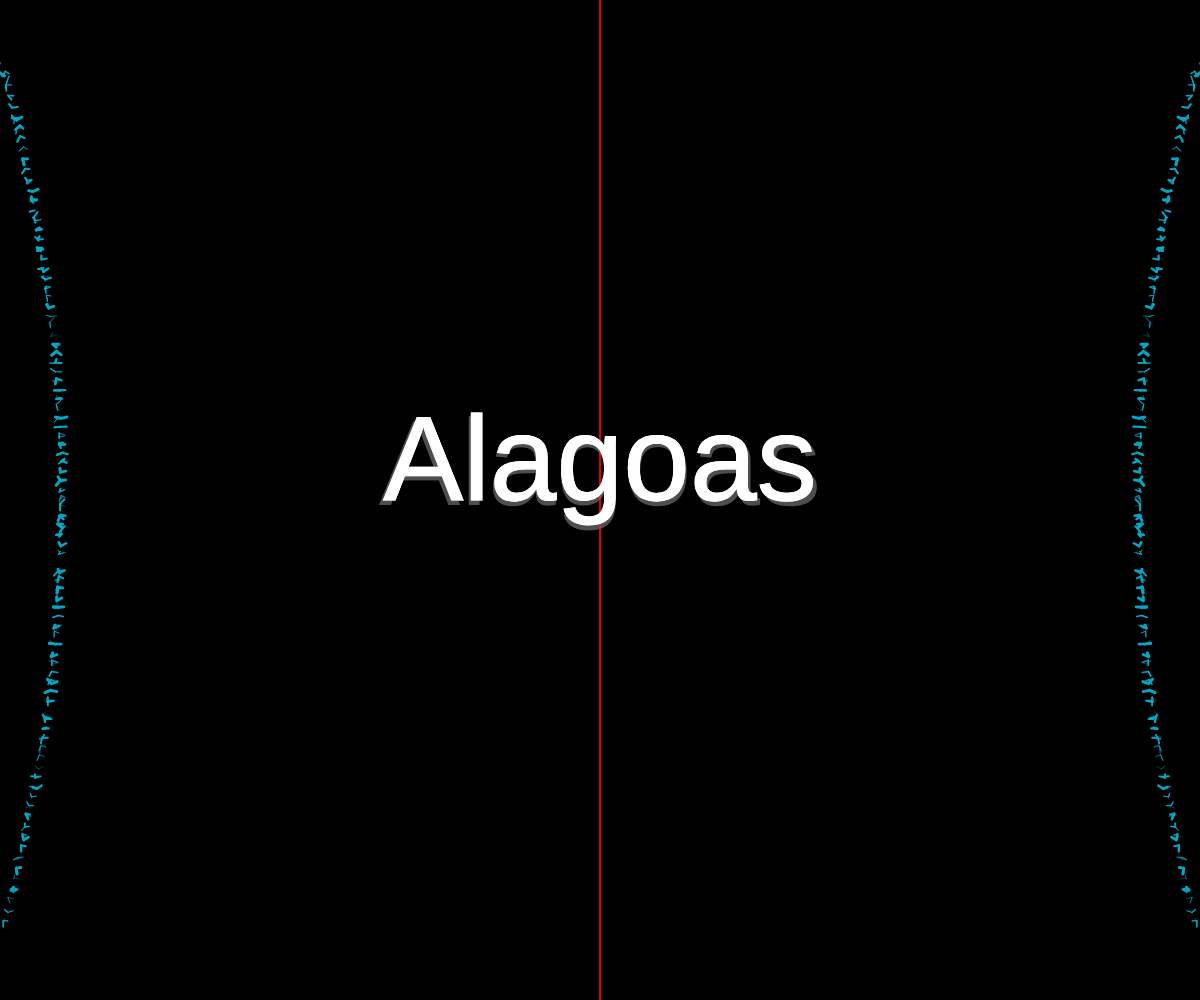
Frame 1 (no input)
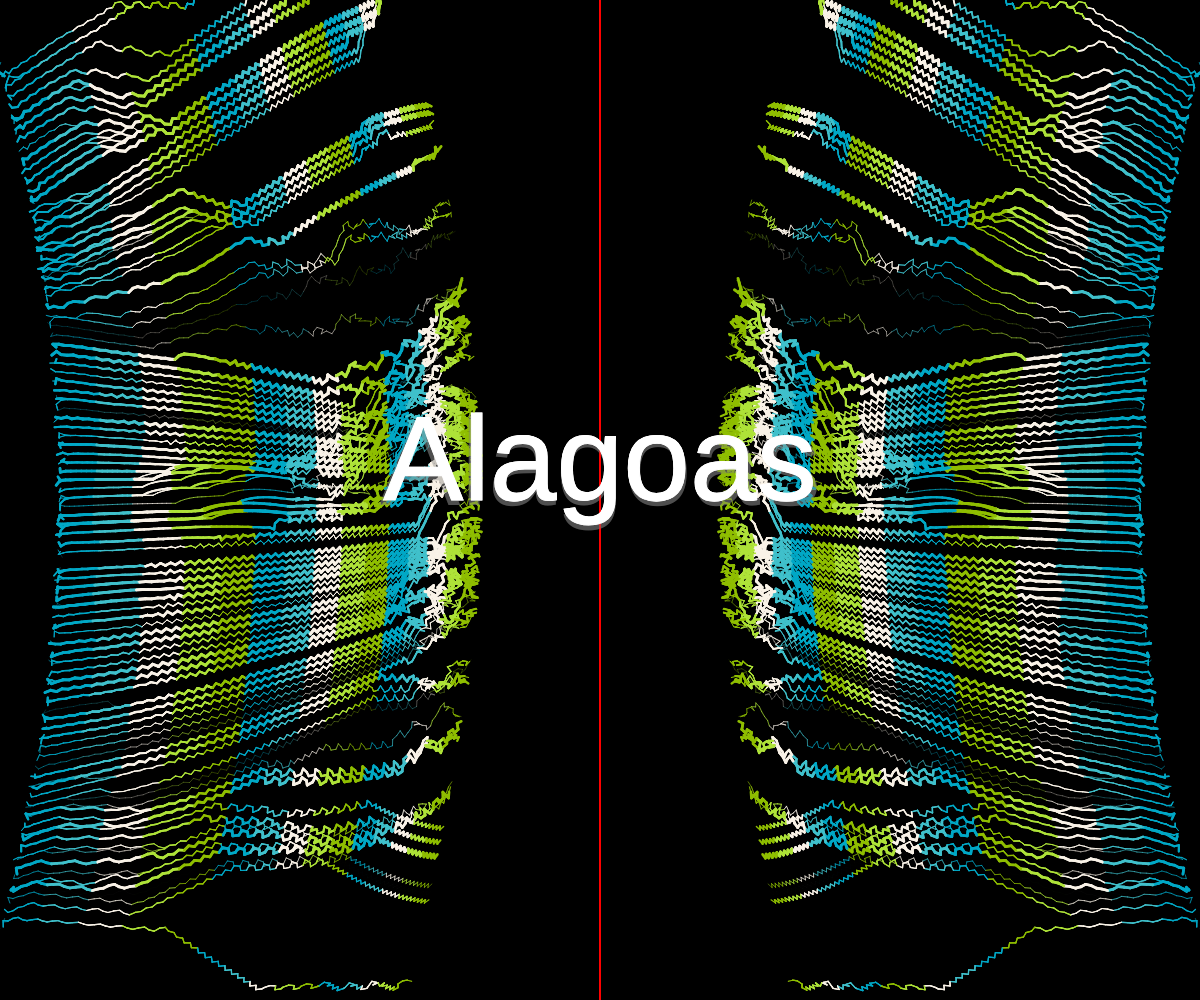
Frame 60 (no input)
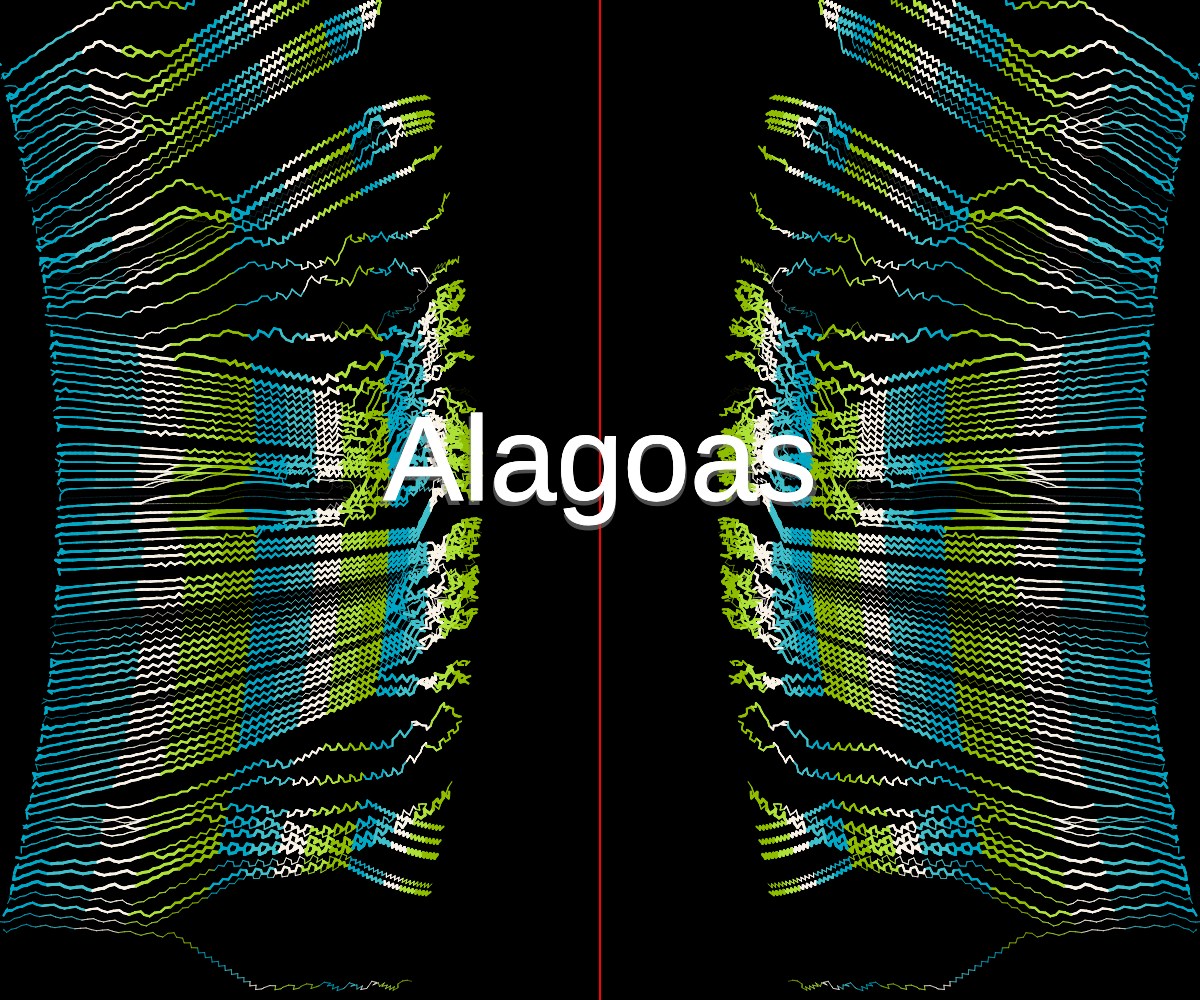
Frame 120 (the mouse pressed at the canvas centre since frame 60)

The p5.js sketch that drew these frames (run headless with seeded random() and noise() and a simulated clock; from frame 60 on, the mouse is pressed at the canvas centre):

// p5.js sketch
// ── sketch.js
var p = [];
var s = [];
var data = [];
var hyp;
var itr = 2, mfc;
var o1, o2, o3;
var fsz = 0;
var hg = [];
var distCenter = 10000;
var prefx = 0;



function setup() {
  if(windowWidth <= windowHeight) {
    createCanvas(windowHeight, windowWidth);
  }
  else {
    createCanvas(windowWidth, windowHeight);
  }

  noiseSeed(09092022);

  frameRate(30);
  background(0);

  o1 = []; o2 = []; o3 = [];
  o1 = createGraphics(width, height);
  o2 = createGraphics(width, height);
  o3 = createGraphics(width, height);
  p = []; s = []; data = []; hyp = []; data = []; hg = []; 
  mfc = 0; distCenter = 10000; prefx = 0; mfc = 0; fsz = 0;

  data = new Data(int(random(dados.length)));
  data.a = 0.45*width; 
  data.b = 0.9*height;
  data.den = 1;

  let minDim;
  minDim = height;
  if(windowWidth <= windowHeight) {
    minDim = width;
    fsz = 0.12*minDim;
  }
  else {
    fsz = max(80, 0.12*minDim);
  }
  
  let dta = 0.45*width; 
  let dtb = 0.9*height;
  let dtd = 500;
  let ddd = map(width, 640, 1920, 0.01, 0.0005);
  hyp = new DHyperbola(dta,dtb, ddd, width, height, width/dtd, height/dtd, "halfLeft", "distance");
  var pts = hyp.returnPoints();

  for(let i = 0; i < pts.length; i++) {
    p.push(new Particle(pts[i].x, pts[i].y));
    p[i].init(data);
  }


}





function draw() {

  background(0);

  for(let k = 0; k < itr; k++) {

    var mx = map(mouseX, 0, width, 0, width);
    var my = map(mouseY, 0, height, 0, height);
    var fs = 0.005;     
    var fd = 0.5*width; 
    var fe = 1.1;         
    if(fd - prefx > fs*width) {
      data.b = 0.9*height - height*sin(mfc/data.bFreq);
      hyp = new DHyperbola(data.a, data.b, 0.01, width, height, width/data.den, height/data.den, "halfLeft", "if-compare");
      hg = hyp.returnPoints();
      prefx = hg[int((hg.length - 1)/2)].x;
      distCenter = fe*fd - prefx;
      data.a -= 0.01*distCenter;
        
    }
    else {
      var hg = [];
    }


    for (let i = p.length - 1; i >= 0; i--) {
      var d = -1;
      var idx = 0;
      for(let j = 0; j < hg.length; j++) {
        var vd = dist(p[i].pos.x, p[i].pos.y, hg[j].x, hg[j].y);
        if(vd < d || d == -1) {
          d = vd;
          idx = j;
        }
        else {
          p[i].interact(hg[idx].x, hg[idx].y);
          break;
        }
      }
      o1.stroke(255);
      o1.strokeWeight(2);
      p[i].distort();
      p[i].updateVel();
      p[i].displayColorLine();
      p[i].displayColorLineMirror();
      if(p[i].outBound()) {
        p.splice(i,1);
      } 

    }
    o1.strokeWeight(1);
    o1.stroke(255,0,0);
    o1.line(width/2, 0, width/2, height);
    image(o1, 0, 0);
    o2 = createGraphics(width, height);
    o2.textAlign(CENTER);
    let frase = data.estado;
    o2.fill(125,100);
    o2.noStroke();
    textSize(1.02*fsz);
    o2.textSize(1.02*fsz);
    o2.text(frase, width/2 - 0.0*textWidth(frase.split("\n")[0]), height/2 + 5);
    textSize(fsz);
    o2.textSize(fsz);
    o2.fill(255);
    o2.stroke(255);
    o2.text(frase, width/2 - 0.0*textWidth(frase.split("\n")[0]), height/2);
    image(o2,0,0);
  } // End of Iterations.

  mfc++;

}


function windowResized() {
  setup();
  // noLoop();
}

function mousePressed() {
  setup();
  // noLoop();
}

// ── Hyperbola.js
class DHyperbola {
    
    constructor(a, b, d, w, h, dw, dh, type, dtype) {
        this.a = a;
        this.b = b;
        this.d = d;
        this.w = w;
        this.h = h;
        this.dw = dw;
        this.dh = dh;
        this.hip = [];
        this.aMin = PI/2;
        this.aMax = 3*PI/2;                
        if(dtype == "if-compare") {
            this.hyperbola2pointsManh();
        }
        else{
            this.hyperbola2pointsEuclid(min(dw, dh));
        } 
        
    }

    hyperbola2pointsManh() {
        this.hip = [];
        var xant = 10000000, yant = 10000000;
        var divx = this.w/this.dw;
        var divy = this.h/this.dh;
        for (let t = this.aMin; t < this.aMax; t += this.d) {
          let x  = this.a/cos(t);
          let y1 = this.b*tan(t);
          let y2 = -this.b*tan(t);
          if(abs(x - xant) >= divx || abs(y1 - yant) >= divy) {
            if(x > -this.w/2 && x < this.w/2) {
              if(y1 > -this.h/2 && y1 < this.h/2) {
                this.hip.push(createVector(x + this.w/2, y1 + this.h/2));
                xant = x;
                yant = y1;
              }
            }
          }
        } 
    }


    hyperbola2pointsEuclid(threshold) {
        this.hip = [];
        var xant = 10000000, yant = 10000000;
        for (let t = this.aMin; t < this.aMax; t += this.d) {
          let x  = this.a/cos(t);
          let y1 = this.b*tan(t);
          let y2 = -this.b*tan(t);
        if(x > -this.w/2 && x < this.w/2) {
            if(y1 > -this.h/2 && y1 < this.h/2) {
                if(dist(x, y1, xant, yant) > threshold) {
                    this.hip.push(createVector(x + this.w/2, y1 + this.h/2));
                    xant = x;
                    yant = y1;
                }
            }
        }
        } 
    }



    returnPoints() {
        return this.hip;
    }

}
// ── class.js
class Particle {

    constructor(x, y) {
        this.pos  = createVector(x, y);
        this.posa = createVector(x, y);
        this.vel  = createVector(0, 0);
        this.acc  = createVector(0, 0);
        this.c = color(255,0,0);
        this.pal = ["#F0EBE3"];
        this.pali = 0;
        this.cf = 4;
        this.cd = 0;
        this.sz = 1;
        this.m  = 1;
        this.nloci = 0;
        this.ndet = 0.01;
        this.ai = 0;
        this.nrad = 0;
    }

    init(data) {
        let r = 5;
        let a = random(TAU);
        this.pos.x += random(r)*cos(a);
        this.pos.y += random(r)*sin(a);
        this.setMass(10 + random(-10,10) + 0*random(-data.mass, data.mass));
        this.setSize(random(data.size));
        this.setLife(data.life);
        this.setPalette(data.pal);
        this.setColorFreq(data.colorFreq);
        this.setNoiseOctave(data.index);
        this.setInitialAngle(data.initialAngle);
        this.setNoiseRadius(data.noiseRadius);
    }


    interact(x, y) {
        var p = createVector(x,y);
        p.sub(this.pos);
        p.normalize();
        p.mult(5);
        this.vel.add(p);
    }

 
    updateVel() {
        this.posa = createVector(this.pos.x, this.pos.y);
        this.pos.add(this.vel);
        this.vel.mult(0);

        this.l--;
    }

    distort() {
        let a = this.ai + TAU*noise(this.ndet*this.pos.x, this.ndet*this.pos.y, this.nloci);
        this.vel.x -= this.nrad*cos(a);
        this.vel.y -= this.nrad*sin(a);
    }

    outBound() {
        if(this.pos.x < 0 || this.pos.x > width || this.pos.y < 0 || this.pos.y > height) {
            return true;
        }
        return false;
    }


    displayColorLine() {
        this.pali = int(mfc/this.cf)%this.cd;
        o1.stroke(this.pal[this.pali]);
        o1.strokeWeight(this.sz);
        o1.line(this.posa.x, this.posa.y, this.pos.x, this.pos.y);
    }

    displayColorLineMirror() {
        this.pali = int(mfc/this.cf)%this.cd;
        o1.stroke(this.pal[this.pali]);
        o1.strokeWeight(this.sz);
        o1.line(width - this.posa.x, this.posa.y, width - this.pos.x, this.pos.y);
    }


    getLife() {
        return this.l;
    }




    setVel(vx, vy) {
        this.vel = createVector(vx, vy);
    }

    setAcc(ax, ay) {
        this.vel = createVector(ax, ay);
    }

    setColor(c) {
        this.c = c;
    }

    setPalette(pal){
        this.pal = pal;
        this.cd = pal.length;
    }

    setColorFreq(cf) {
        this.cf = cf;
    }

    setSize(sz) {
        this.sz = sz;
    }

    setMass(m) {
        this.m = m;
    }

    setLife(l) {
        this.l = l;
    }




    setInitialAngle(ai) { this.ai = ai; }

    setNoiseOctave(idx) { this.nloci = idx; }

    setNoiseDetail(ndet) { this.ndet = ndet; }

    setNoiseRadius(nrad) { this.nrad = nrad; }



    mitosis() {
        let r = 5;
        let nf = 0.01;
        let a = TAU*noise(nf*this.pos.x, nf*this.pos.y, 1);
        var p = new Particle(this.pos.x + r*cos(a), this.pos.y + r*sin(a));
        
        p.setMass(this.m);
        p.setSize(this.sz);
        p.setLife(this.l);
        p.setPalette(this.pal);

        return p;
    }




}



// ── class2.js
class Data {

    constructor(index) {

        this.index = index;
        this.estado = dados[index][0][1];
        this.mass = dados[index][19][1];
        this.size = 3;
        this.life = random(100);
        this.pal = gpal[index];
        this.colorFreq = 4;
        this.a = 450;
        this.b = 0;
        this.bFreq = dados[index][3][1];
        this.den = 10;
        this.regen1 = dados[index][5][1];
        this.regen2 = dados[index][6][1];
        this.noiseFactor = 0;
        this.noiseRadius = map(dados[index][22][1], 0, 5000, 1, 8);
        this.initialAngle = map(dados[index][13][1], 0, 2500, -PI/2, PI/2);
    }
}
// ── class3.js
var gpal = 
[ ["#69D2E7",	"#A7DBD8",	"#E0E4CC",	"#F38630",	"#FA6900"],
["#00A8C6",	"#40C0CB",	"#F9F2E7",	"#AEE239",	"#8FBE00"],
["#A3A948",	"#EDB92E",	"#F85931",	"#CE1836",	"#009989"],
["#4E395D",	"#827085",	"#8EBE94",	"#CCFC8E",	"#DC5B3E"],
["#5E9FA3",	"#DCD1B4",	"#FAB87F",	"#F87E7B",	"#B05574"],
["#AAFF00",	"#FFAA00",	"#FF00AA",	"#AA00FF",	"#00AAFF"],
["#F1396D",	"#FD6081",	"#F3FFEB",	"#ACC95F",	"#8F9924"],
["#CC5D4C",	"#FFFEC6",	"#C7D1AF",	"#96B49C",	"#5B5847"],
["#A1DBB2",	"#FEE5AD",	"#FACA66",	"#F7A541",	"#F45D4C"],
["#B7CBBF",	"#8C886F",	"#F9A799",	"#F4BFAD",	"#F5DABD"],
["#FE4365",	"#FC9D9A",	"#F9CDAD",	"#C8C8A9",	"#83AF9B"],
["#FF4242",	"#F4FAD2",	"#D4EE5E",	"#E1EDB9",	"#F0F2EB"],
["#E8D5B7",	"#0E2430",	"#FC3A51",	"#F5B349",	"#E8D5B9"],
["#DAD6CA",	"#1BB0CE",	"#4F8699",	"#6A5E72",	"#563444"],
["#951F2B",	"#F5F4D7",	"#E0DFB1",	"#A5A36C",	"#535233"],
["#C75233",	"#C78933",	"#D6CEAA",	"#79B5AC",	"#5E2F46"],
["#F6F6F6",	"#E8E8E8",	"#333333",	"#990100",	"#B90504"],
["#111625",	"#341931",	"#571B3C",	"#7A1E48",	"#9D2053"],
["#641F5E",	"#676077",	"#65AC92",	"#C2C092",	"#EDD48E"],
["#280904",	"#680E34",	"#9A151A",	"#C21B12",	"#FC4B2A"],
["#ECD078",	"#D95B43",	"#C02942",	"#542437",	"#53777A"],
["#655643",	"#80BCA3",	"#F6F7BD",	"#E6AC27",	"#BF4D28"],
["#B3CC57",	"#ECF081",	"#FFBE40",	"#EF746F",	"#AB3E5B"],
["#C2412D",	"#D1AA34",	"#A7A844",	"#A46583",	"#5A1E4A"],
["#FFFBB7",	"#A6F6AF",	"#66B6AB",	"#5B7C8D",	"#4F2958"],
["#F8EDD1",	"#D88A8A",	"#474843",	"#9D9D93",	"#C5CFC6"],
["#261C21",	"#6E1E62",	"#B0254F",	"#DE4126",	"#EB9605"],
["#EFEECC",	"#FE8B05",	"#FE0557",	"#400403",	"#0AABBA"],
["#FFF3DB",	"#E7E4D5",	"#D3C8B4",	"#C84648",	"#703E3B"]
]

// ── dados.js
var dados =  [
    [ ["Estado","Acre","(AC) "],
    ["População estimada [2021]","906876","pessoas "],
    ["População no último censo [2010]","733559","pessoas "],
    ["Densidade demográfica [2010]","4.47","hab/km² "],
    ["Total de veículos [2021]","320173","veículos "],
    ["IDEB – Anos iniciais do ensino fundamental (Rede pública) [2019]","5.8"," "],
    ["IDEB – Anos finais do ensino fundamental (Rede pública) [2019]","4.8"," "],
    ["Matrículas no ensino fundamental [2021]","153015","matrículas "],
    ["Matrículas no ensino médio [2021]","4067","matrículas "],
    ["Docentes no ensino fundamental [2021]","6351","docentes "],
    ["Docentes no ensino médio [2021]","2202","docentes "],
    ["Número de estabelecimentos de ensino fundamental [2021]","1329","escolas "],
    ["Número de estabelecimentos de ensino médio [2021]","255","escolas "],
    ["Rendimento nominal mensal domiciliar per capita [2021]","888","R$ "],
    ["Pessoas de 16 anos ou mais ocupadas na semana de referência [2016]","322","pessoas (×1000)"],
    ["Proporção de pessoas de 16 anos ou mais em trabalho formal, considerando apenas as ocupadas na semana de referência [2016]","39.4","% "],
    ["Proporção de pessoas de 14 anos ou mais de idade, ocupadas na semana de referência em trabalhos formais [2021]","45.2","% "],
    ["Rendimento médio real habitual do trabalho principal das pessoas de 14 anos ou mais de idade, ocupadas na semana de referência em trabalhos formais [2021]","2549","R$ "],
    ["Pessoal ocupado na Administração pública, defesa e seguridade social [2020]","3504","pessoas "],
    ["Índice de Desenvolvimento Humano (IDH) [2010]","0.663"," "],
    ["Receitas orçamentárias realizadas [2017]","6632883.11","R$ (×1000)"],
    ["Despesas orçamentárias empenhadas [2017]","6084416.81","R$ (×1000)"],
    ["Número de agências [2021]","50","agências "],
    ["Depósitos a prazo [2021]","1769602067","R$ "],
    ["Depósitos à vista [2021]","611880552","R$ "],
    ["Área da unidade territorial [2021]","164173431","km² "] ],
    [ ["Estado","Alagoas","(AL) "],
    ["População estimada [2021]","3365351","pessoas "],
    ["População no último censo [2010]","3120494","pessoas "],
    ["Densidade demográfica [2010]","112.33","hab/km² "],
    ["Total de veículos [2021]","981823","veículos "],
    ["IDEB – Anos iniciais do ensino fundamental (Rede pública) [2019]","5.3"," "],
    ["IDEB – Anos finais do ensino fundamental (Rede pública) [2019]","4.5"," "],
    ["Matrículas no ensino fundamental [2021]","458782","matrículas "],
    ["Matrículas no ensino médio [2021]","124588","matrículas "],
    ["Docentes no ensino fundamental [2021]","20715","docentes "],
    ["Docentes no ensino médio [2021]","6762","docentes "],
    ["Número de estabelecimentos de ensino fundamental [2021]","2212","escolas "],
    ["Número de estabelecimentos de ensino médio [2021]","408","escolas "],
    ["Rendimento nominal mensal domiciliar per capita [2021]","777","R$ "],
    ["Pessoas de 16 anos ou mais ocupadas na semana de referência [2016]","1134","pessoas (×1000)"],
    ["Proporção de pessoas de 16 anos ou mais em trabalho formal, considerando apenas as ocupadas na semana de referência [2016]","52.2","% "],
    ["Proporção de pessoas de 14 anos ou mais de idade, ocupadas na semana de referência em trabalhos formais [2021]","49.7","% "],
    ["Rendimento médio real habitual do trabalho principal das pessoas de 14 anos ou mais de idade, ocupadas na semana de referência em trabalhos formais [2021]","2126","R$ "],
    ["Pessoal ocupado na Administração pública, defesa e seguridade social [2020]","137099","pessoas "],
    ["Índice de Desenvolvimento Humano (IDH) [2010]","0.631"," "],
    ["Receitas orçamentárias realizadas [2017]","11950438.46","R$ (×1000)"],
    ["Despesas orçamentárias empenhadas [2017]","10460634.92","R$ (×1000)"],
    ["Número de agências [2021]","158","agências "],
    ["Depósitos a prazo [2021]","6339117893","R$ "],
    ["Depósitos à vista [2021]","2093233560","R$ "],
    ["Área da unidade territorial [2021]","27830661","km² "] ] ]
    
    
// ── hyp (1).js
class CBlock {
    
    constructor(px, py, w, h) {
        this.px = px;
        this.py = py;
        this.w = w;
        this.h = h;


        // Cria os pontos do blocko (Anti-Horário):
        //
        //     P4 ---------- P3
        //     /             /
        //    /             /
        //   /             /
        //  P1 ---------- P2
        //
        // Conjunto de 4 pontos, sempre do piso inferior para o superior


        this.pts = [];

        // // Tradicional:
        // // Nível 0 (base):
        // this.pts.push(createVector(px-w/2, py+w/2, 0));
        // this.pts.push(createVector(px+w/2, py+w/2, 0));
        // this.pts.push(createVector(px+w/2, py-w/2, 0));
        // this.pts.push(createVector(px-w/2, py-w/2, 0));
        // // Nivel 1 (teto):
        // this.pts.push(createVector(px-w/2, py+w/2, h));
        // this.pts.push(createVector(px+w/2, py+w/2, h));
        // this.pts.push(createVector(px+w/2, py-w/2, h));
        // this.pts.push(createVector(px-w/2, py-w/2, h));

        // Distribuíndo polarmente (quadrado circunscrito):
        this.addLevel(0, 0);
        this.addLevel(h, 0);





    }

    honk() {
        console.log(this.pts[0].x + " " + this.pts[0].y);
    }

    addLevel(h, t) {
        var r = sqrt(2*(this.w/2)*(this.w/2));
        this.pts.push(createVector(this.px + r*cos(t + PI - 0.25*PI), this.py + r*sin(t + PI - 0.25*PI), h));
        this.pts.push(createVector(this.px + r*cos(t + 0  + 0.25*PI), this.py + r*sin(t + 0  + 0.25*PI), h));
        this.pts.push(createVector(this.px + r*cos(t + 0  - 0.25*PI), this.py + r*sin(t + 0  - 0.25*PI), h));
        this.pts.push(createVector(this.px + r*cos(t - PI + 0.25*PI), this.py + r*sin(t - PI + 0.25*PI), h));
    }

    rotateLevel(n, t) {
        var r = sqrt(2*(this.w/2)*(this.w/2));
        this.pts[0 + 4*n] = createVector(this.px + r*cos(t + PI - 0.25*PI), this.py + r*sin(t + PI - 0.25*PI), this.pts[0 + 4*n].z);
        this.pts[1 + 4*n] = createVector(this.px + r*cos(t + 0  + 0.25*PI), this.py + r*sin(t + 0  + 0.25*PI), this.pts[0 + 4*n].z);
        this.pts[2 + 4*n] = createVector(this.px + r*cos(t + 0  - 0.25*PI), this.py + r*sin(t + 0  - 0.25*PI), this.pts[0 + 4*n].z);
        this.pts[3 + 4*n] = createVector(this.px + r*cos(t - PI + 0.25*PI), this.py + r*sin(t - PI + 0.25*PI), this.pts[0 + 4*n].z);
    }






























    ///////////////////////
    //////  DISPLAYS  /////
    ///////////////////////

    display() {
        fill(255,0,0);

        // translate(this.px, this.py);
        
        this.displayBase(0);
        this.displayFrente(0);
        this.displayFrenteDir(0);
        this.displayFrenteEsq(0);
        this.displayTras(0);
        this.displayTopo(0);

        fill(255,255,255);
    }   

    displayBase(n) {
        beginShape();
            vertex(this.pts[0 + 4*n].x, this.pts[0 + 4*n].y, this.pts[0 + 4*n].z);
            vertex(this.pts[1 + 4*n].x, this.pts[1 + 4*n].y, this.pts[1 + 4*n].z);
            vertex(this.pts[2 + 4*n].x, this.pts[2 + 4*n].y, this.pts[2 + 4*n].z);
            vertex(this.pts[3 + 4*n].x, this.pts[3 + 4*n].y, this.pts[3 + 4*n].z);
        endShape();
    }

    displayFrente(n) {
        beginShape();
            vertex(this.pts[0 + 4*n].x, this.pts[0 + 4*n].y, this.pts[0 + 4*n].z);
            vertex(this.pts[1 + 4*n].x, this.pts[1 + 4*n].y, this.pts[1 + 4*n].z);
            vertex(this.pts[5 + 4*n].x, this.pts[5 + 4*n].y, this.pts[5 + 4*n].z);
            vertex(this.pts[4 + 4*n].x, this.pts[4 + 4*n].y, this.pts[4 + 4*n].z);
        endShape();
    }

    displayFrenteDir(n) {
        beginShape();
            vertex(this.pts[1 + 4*n].x, this.pts[1 + 4*n].y, this.pts[1 + 4*n].z);
            vertex(this.pts[2 + 4*n].x, this.pts[2 + 4*n].y, this.pts[2 + 4*n].z);
            vertex(this.pts[6 + 4*n].x, this.pts[6 + 4*n].y, this.pts[6 + 4*n].z);
            vertex(this.pts[5 + 4*n].x, this.pts[5 + 4*n].y, this.pts[5 + 4*n].z);
        endShape();
    }

    displayFrenteEsq(n) {
        beginShape();
            vertex(this.pts[0 + 4*n].x, this.pts[0 + 4*n].y, this.pts[0 + 4*n].z);
            vertex(this.pts[3 + 4*n].x, this.pts[3 + 4*n].y, this.pts[3 + 4*n].z);
            vertex(this.pts[7 + 4*n].x, this.pts[7 + 4*n].y, this.pts[7 + 4*n].z);
            vertex(this.pts[4 + 4*n].x, this.pts[4 + 4*n].y, this.pts[4 + 4*n].z);
        endShape();
    }

    displayTras(n) {
        beginShape();
            vertex(this.pts[2 + 4*n].x, this.pts[2 + 4*n].y, this.pts[2 + 4*n].z);
            vertex(this.pts[4 + 4*n].x, this.pts[3 + 4*n].y, this.pts[3 + 4*n].z);
            vertex(this.pts[7 + 4*n].x, this.pts[7 + 4*n].y, this.pts[7 + 4*n].z);
            vertex(this.pts[6 + 4*n].x, this.pts[6 + 4*n].y, this.pts[6 + 4*n].z);
        endShape();
    }

    displayTopo(n) {
        beginShape();
            vertex(this.pts[4 + 4*n].x, this.pts[4 + 4*n].y, this.pts[4 + 4*n].z);
            vertex(this.pts[5 + 4*n].x, this.pts[5 + 4*n].y, this.pts[5 + 4*n].z);
            vertex(this.pts[6 + 4*n].x, this.pts[6 + 4*n].y, this.pts[6 + 4*n].z);
            vertex(this.pts[7 + 4*n].x, this.pts[7 + 4*n].y, this.pts[7 + 4*n].z);
        endShape();
    }

    displayLevel(n) {
        strokeWeight(10);
        stroke(0,0,255);
        point(this.pts[0 + 4*n].x, this.pts[0 + 4*n].y, this.pts[0 + 4*n].z);
        stroke(0,255,0);
        point(this.pts[1 + 4*n].x, this.pts[1 + 4*n].y, this.pts[1 + 4*n].z);
        stroke(255,0,0);
        point(this.pts[2 + 4*n].x, this.pts[2 + 4*n].y, this.pts[2 + 4*n].z);
        stroke(0,0,0);
        point(this.pts[3 + 4*n].x, this.pts[3 + 4*n].y, this.pts[3 + 4*n].z);
        stroke(0);
        strokeWeight(1);
    }

}
// ── style.css
html, body {
  margin: 0;
  padding: 0;
  display: flex;
  justify-content: center;
  align-items: center;
  /*margin-top: 5%;*/
  position: absolute;
  top: 50%;
  left: 50%;
  transform: translate(-50%, -50%);  
}

canvas {
  display: block;
}
